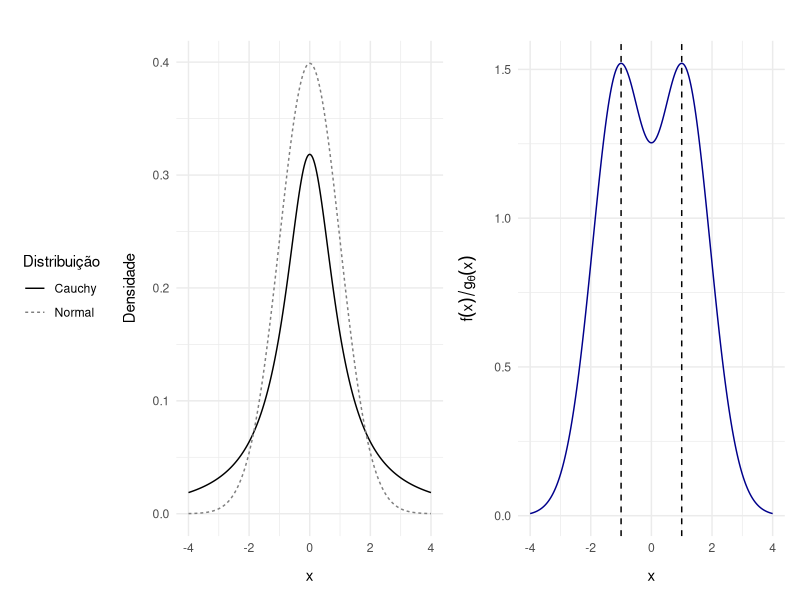
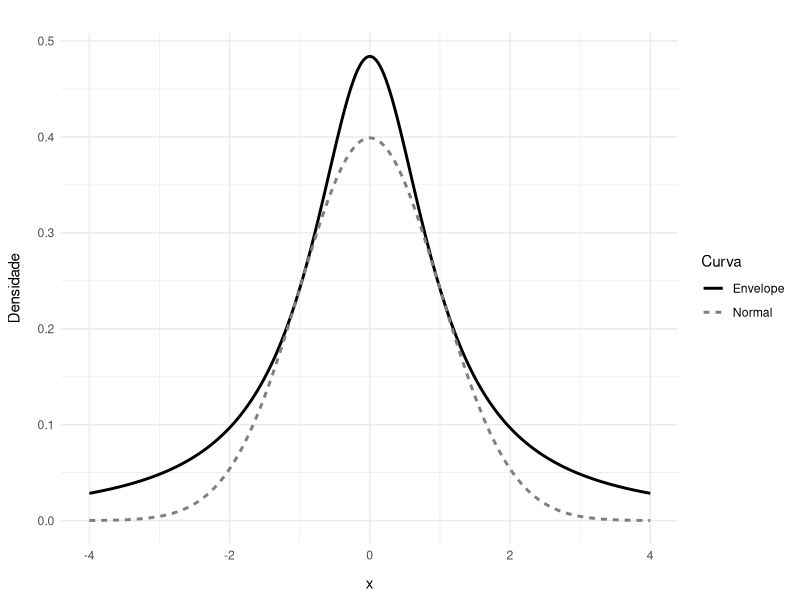
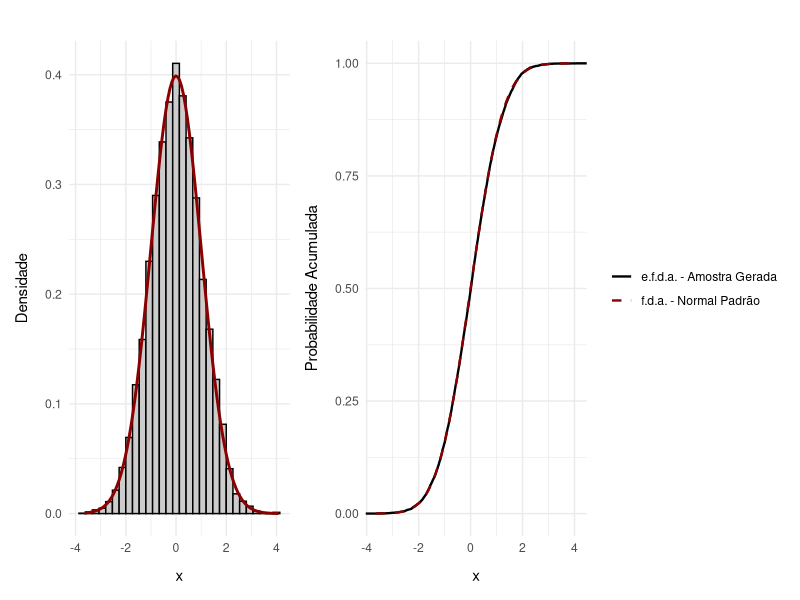
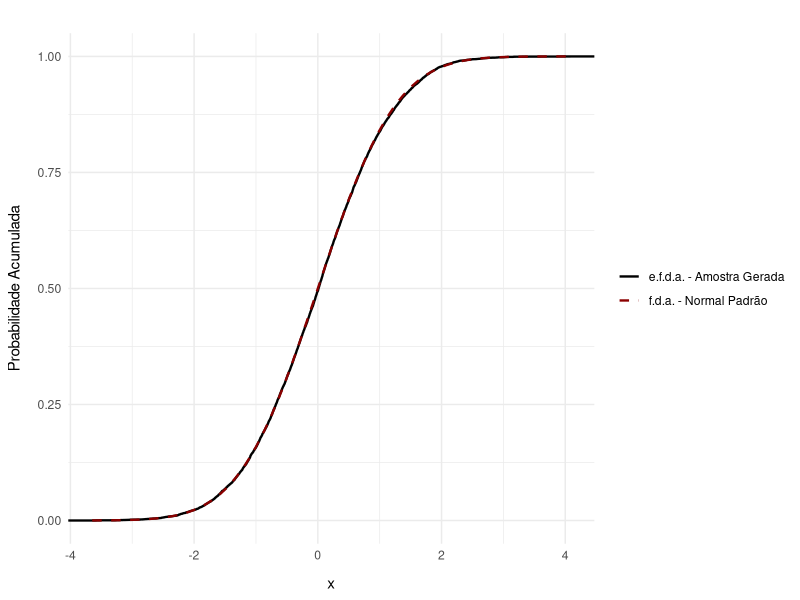

Write the R code that produced these figures, in order.
## --- Pacotes Necessários --- ##

library(ggplot2)
library(dplyr)
library(tidyr)
library(patchwork)
library(tibble)

## --- Gerar Dados Genéricos --- ##

x_vals    <- seq(-4, 4, length.out = 1000)

df        <- tibble(x       = x_vals,
                    Normal  = dnorm(x),
                    Cauchy  = dcauchy(x),
                    Ratio   = dnorm(x) / dcauchy(x))

## --- Preparar Dados p/ o Gráfico de Densidades --- ##

df_long   <- df %>%
  pivot_longer(cols       = c(Normal, Cauchy),
               names_to   = "Distribuição",
               values_to  = "Densidade")

## --- Gráfico das Densidades Normal e Cauchy --- ##

g1        <- ggplot(df_long, aes(x = x, y = Densidade, color = Distribuição, linetype = Distribuição)) +
  geom_line(linewidth = 0.5) +
  theme_minimal() +
  labs(title = '',
       y     = "Densidade") +
  scale_color_manual(values = c("black", "gray50")) +
  theme(legend.position = "left",
        axis.title.x = element_text(margin = margin(t = 10)),
        axis.title.y = element_text(margin = margin(r = 10)))

## --- Gráfico da Razão f(x) / g_theta(x) --- ##

g2        <- ggplot(df, aes(x = x, y = Ratio)) +
  geom_line(color = "darkblue", linewidth = 0.5) +
  geom_vline(xintercept = c(-1, 1), linetype = "dashed") +
  theme_minimal() +
  labs(title = '',
       y     = expression(f(x) / g[theta](x)),
       x     = "x") +
  theme(axis.title.x = element_text(margin = margin(t = 10)),
        axis.title.y = element_text(margin = margin(r = 10)))

## --- Visualização Conjunta dos Gráficos --- ##

g1 + g2

## --- Pacotes Necessários --- ##

library(ggplot2)
library(dplyr)
library(tidyr)

## --- Definir Constante de Normalização --- ##

c         <- sqrt(2 * pi / exp(1))

## --- Calcular a Função Envelope e a Densidade Normal --- ##

df2       <- tibble(x         = x_vals,
                    Normal    = dnorm(x_vals),
                    Envelope  = c * dcauchy(x_vals))

## --- Reestruturar Base em Formato Longo --- ##

df2_long  <- df2 %>%
  pivot_longer(cols      = c(Normal, Envelope), 
               names_to  = "Curva", 
               values_to = "Densidade")

## --- Gráfico com Curva Normal e Envelope --- ##

ggplot(df2_long, aes(x         = x, 
                     y         = Densidade, 
                     color     = Curva, 
                     linetype  = Curva)) +
  geom_line(linewidth     = 1) +
  theme_minimal() +
  labs(title              = '',
       y                  = "Densidade") +
  scale_color_manual(values = c("black", "gray50")) +
  theme(legend.position  = "right", 
        axis.title.x = element_text(margin = margin(t = 10)),
        axis.title.y = element_text(margin = margin(r = 10)))


## --- Pacotes Necessários --- ##

library(ggplot2)

## --- Configurações Iniciais --- ##

set.seed(1212)
n         <- 10000
c         <- sqrt(2 * pi / exp(1))
x         <- numeric(n)
i         <- 1

## --- Gerar Amostra Utilizando o Método da Rejeição --- ##

while (i < n)
{
  y       <- rcauchy(1)
  u       <- runif(1)
  
  if (u <= dnorm(y) / (c * dcauchy(y))) 
  {
    x[i]  <- y
    i     <- i + 1
  }
}

## --- Construir Histograma Comparado à Densidade Normal Padrão --- ##

p1        <- ggplot(data.frame(x = x), aes(x)) +
  geom_histogram(aes(y = ..density.., fill = "Amostra Gerada"), 
                 bins = 30,
                 fill = "gray80", color = "black") +
  stat_function(aes(color = "Curva Normal"), 
                fun = dnorm, 
                linewidth = 1) +
  theme_minimal() +
  labs(title = "",
       y     = "Densidade") +
  scale_color_manual(name = NULL, 
                     values = c("Curva Normal" = "darkred")) +
  theme(legend.position = "none",
        axis.title.x    = element_text(margin = margin(t = 10)),
        axis.title.y    = element_text(margin = margin(r = 10)))

## --- Construir Gráfico e.f.d.a. Comparado à f.d.a. Normal Padrão --- ##

p2        <- ggplot(data.frame(x = x), aes(x)) +
  stat_ecdf(aes(color = "e.f.d.a. - Amostra Gerada"), 
            geom = "step", 
            linewidth = 0.8) +
  stat_function(aes(color = "f.d.a. - Normal Padrão"), 
                fun = pnorm, 
                linetype = "dashed", 
                linewidth = 0.8) +
  theme_minimal() +
  labs(title = "",
       y     = "Probabilidade Acumulada") +
  scale_color_manual(name = NULL,
                     values = c("e.f.d.a. - Amostra Gerada" = "black",
                                "f.d.a. - Normal Padrão" = "darkred")) +
  theme(legend.position  = "right", 
        axis.title.x     = element_text(margin = margin(t = 10)),
        axis.title.y     = element_text(margin = margin(r = 10)))

## --- Visualização Conjunta dos Gráficos --- ##

p1 + p2
p2
